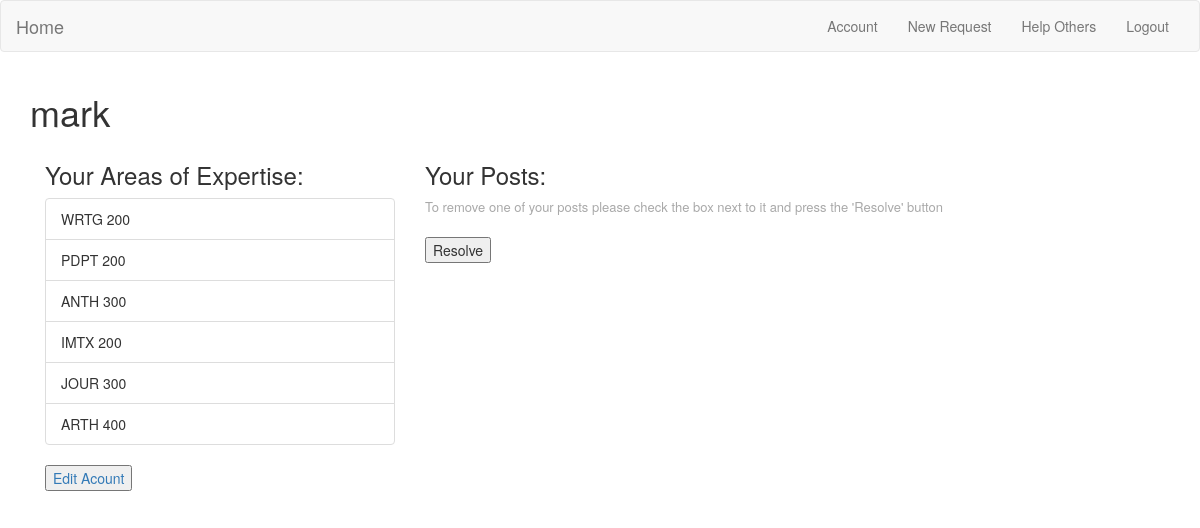
The page /account/mark (signed in) on the database its author committed.
### app/models.py (models this page shows, shortened)
class User(UserMixin, db.Model):
    id = db.Column(db.Integer, primary_key=True)
    name = db.Column(db.String(64), index=True, unique=True)
    email = db.Column(db.String(120), index=True, unique=True)
    class_year = db.Column(db.Integer)
    department = db.Column(db.String(120))
    sport = db.Column(db.String(64), index=True)
    sec_sport = db.Column(db.String(64))
    requests = db.relationship('Request', backref='author', lazy='dynamic')
    confirmed = db.Column(db.Boolean, nullable=False, default=False)
    password_hash = db.Column(db.String(128))
    fields = db.relationship('Expertise', secondary=uTe, lazy='dynamic',
                                backref=db.backref('users', lazy='dynamic'))

class Expertise(db.Model):
    id = db.Column(db.Integer, primary_key=True)
    course_prefix = db.Column(db.String(12), index=True)
    course_level = db.Column(db.Integer, index=True)
    requests = db.relationship("Request", backref="expertise", lazy="dynamic")
    def __repr__(self):
        return '{}'.format(self.course_prefix) + ' {}'.format(self.course_level)

### app/routes.py (the view)
@app.route('/account/<name>')
@login_required
def account(name):
    user = User.query.filter_by(name=name).first()
    return render_template('user.html', user=user)

### app/models.py (called while the page is built)
@login.user_loader
def load_user(id):
    return User.query.get(int(id))

### app/templates/user.html (shortened to what this page needs)
{% extends "base.html" %}
{%  block app_content %}
    <h1>{{ user.name }}</h1>
    <div class="col-md-4">
        <h3>Your Areas of Expertise:</h3>
        <ul class="list-group">
            {% for field in user.fields %}
            <li class="list-group-item">{{ field }}</li>
            {% endfor %}
        </ul>
        <p>
            <a href="{{ url_for('expertise') }}"><button type="button">Edit Acount</button></a>
        </p>
    </div>
    <div class="col-md-6">
        <h3>Your Posts:</h3>
        <span style="font-size:small;color:darkgray">To remove one of your posts please check the box next to it and press the 'Resolve' button</span><br>
        <button type="button" id="resolve">Resolve</button>
    </div>
{% endblock %}

### rows shown on the page
User: name "mark"
Expertise: course_prefix+course_level "WRTG 200"
Expertise: course_prefix+course_level "PDPT 200"
Expertise: course_prefix+course_level "ANTH 300"
Expertise: course_prefix+course_level "IMTX 200"
Expertise: course_prefix+course_level "JOUR 300"
Expertise: course_prefix+course_level "ARTH 400"
